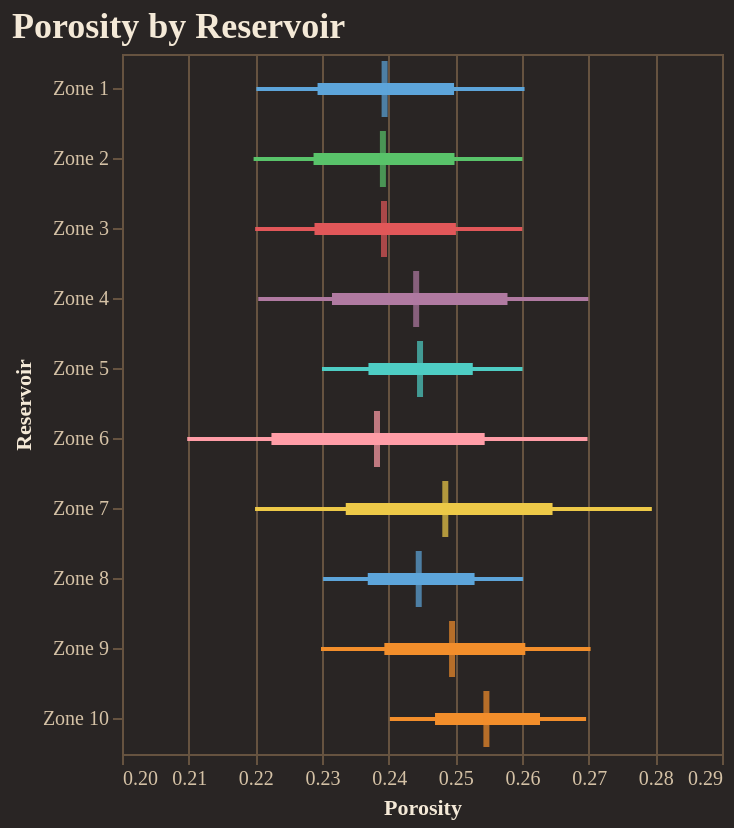

Notebook code cell kept with this figure:
### Code cell
fig = reporter.plotter.forest_plot(
    "Porosity", 
    backend=PLOTTING_BACKEND
)
fig.show()

### Figure 1 — Vega-Lite specification as saved in the notebook (floating-point values rounded to 4 significant figures)
{"config": {"background": "#292524", "view": {"fill": "#292524", "stroke": "#665340"}, "title": {"color": "#f4e9d7", "font": "Merriweather", "fontSize": 18, "fontWeight": 600, "subtitleColor": "#d5c2a6", "anchor": "start"}, "axis": {"domainColor": "#665340", "gridColor": "#665340", "tickColor": "#665340", "labelColor": "#d5c2a6", "titleColor": "#f4e9d7", "labelFont": "Merriweather", "titleFont": "Merriweather"}, "legend": {"titleColor": "#f4e9d7", "labelColor": "#d5c2a6", "labelFont": "Merriweather", "titleFont": "Merriweather", "orient": "top-right", "symbolType": "circle"}, "header": {"labelColor": "#d5c2a6", "titleColor": "#f4e9d7", "labelFont": "Merriweather", "titleFont": "Merriweather"}, "mark": {"color": "#c78d3b"}, "line": {"color": "#c78d3b"}, "bar": {"color": "#c78d3b"}, "point": {"color": "#ddb06d"}, "area": {"color": "#c78d3b", "opacity": 0.35}, "text": {"color": "#f4e9d7", "font": "Merriweather"}, "range": {"category": ["#5DA5DA", "#F28E2B", "#59C36A", "#E15759", "#B07AA1", "#4ECDC4", "#FF9DA7", "#EDC948"]}}, "layer": [{"mark": {"type": "rule", "strokeWidth": 2}, "encoding": {"color": {"field": "group", "legend": null, "type": "nominal"}, "x": {"field": "p10", "scale": {"zero": false}, "title": "Porosity", "type": "quantitative"}, "x2": {"field": "p90"}, "y": {"field": "group", "sort": ["Zone 1", "Zone 2", "Zone 3", "Zone 4", "Zone 5", "Zone 6", "Zone 7", "Zone 8", "Zone 9", "Zone 10"], "title": "Reservoir", "type": "nominal"}}}, {"mark": {"type": "rule", "strokeWidth": 6}, "encoding": {"color": {"field": "group", "legend": null, "type": "nominal"}, "x": {"field": "p25", "scale": {"zero": false}, "title": "Porosity", "type": "quantitative"}, "x2": {"field": "p75"}, "y": {"field": "group", "sort": ["Zone 1", "Zone 2", "Zone 3", "Zone 4", "Zone 5", "Zone 6", "Zone 7", "Zone 8", "Zone 9", "Zone 10"], "title": "Reservoir", "type": "nominal"}}}, {"mark": {"type": "tick", "color": "black", "size": 28, "thickness": 3}, "encoding": {"color": {"field": "group", "legend": null, "type": "nominal"}, "tooltip": [{"field": "group", "title": "Group", "type": "nominal"}, {"field": "p10", "title": "P10", "type": "quantitative"}, {"field": "p25", "title": "P25", "type": "quantitative"}, {"field": "median", "title": "Median", "type": "quantitative"}, {"field": "p75", "title": "P75", "type": "quantitative"}, {"field": "p90", "title": "P90", "type": "quantitative"}], "x": {"field": "median", "scale": {"zero": false}, "title": "Porosity", "type": "quantitative"}, "y": {"field": "group", "sort": ["Zone 1", "Zone 2", "Zone 3", "Zone 4", "Zone 5", "Zone 6", "Zone 7", "Zone 8", "Zone 9", "Zone 10"], "title": "Reservoir", "type": "nominal"}}}], "data": {"name": "data-d244d132ec7a275e775b7e94dd342000"}, "height": 350, "title": "Porosity by Reservoir", "width": "container", "$schema": "https://vega.github.io/schema/vega-lite/v5.20.1.json", "datasets": {"data-d244d132ec7a275e775b7e94dd342000": [{"group": "Zone 1", "p10": 0.2202, "p25": 0.2293, "median": 0.2394, "p75": 0.2498, "p90": 0.2604}, {"group": "Zone 2", "p10": 0.2197, "p25": 0.2287, "median": 0.2391, "p75": 0.2499, "p90": 0.2601}, {"group": "Zone 3", "p10": 0.22, "p25": 0.2289, "median": 0.2393, "p75": 0.2501, "p90": 0.26}, {"group": "Zone 4", "p10": 0.2204, "p25": 0.2315, "median": 0.2441, "p75": 0.2578, "p90": 0.27}, {"group": "Zone 5", "p10": 0.23, "p25": 0.237, "median": 0.2447, "p75": 0.2526, "p90": 0.2601}, {"group": "Zone 6", "p10": 0.2098, "p25": 0.2224, "median": 0.2383, "p75": 0.2544, "p90": 0.2698}, {"group": "Zone 7", "p10": 0.22, "p25": 0.2336, "median": 0.2485, "p75": 0.2646, "p90": 0.2795}, {"group": "Zone 8", "p10": 0.2302, "p25": 0.2369, "median": 0.2445, "p75": 0.2529, "p90": 0.2602}, {"group": "Zone 9", "p10": 0.2299, "p25": 0.2394, "median": 0.2495, "p75": 0.2605, "p90": 0.2703}, {"group": "Zone 10", "p10": 0.2402, "p25": 0.247, "median": 0.2547, "p75": 0.2627, "p90": 0.2696}]}}
